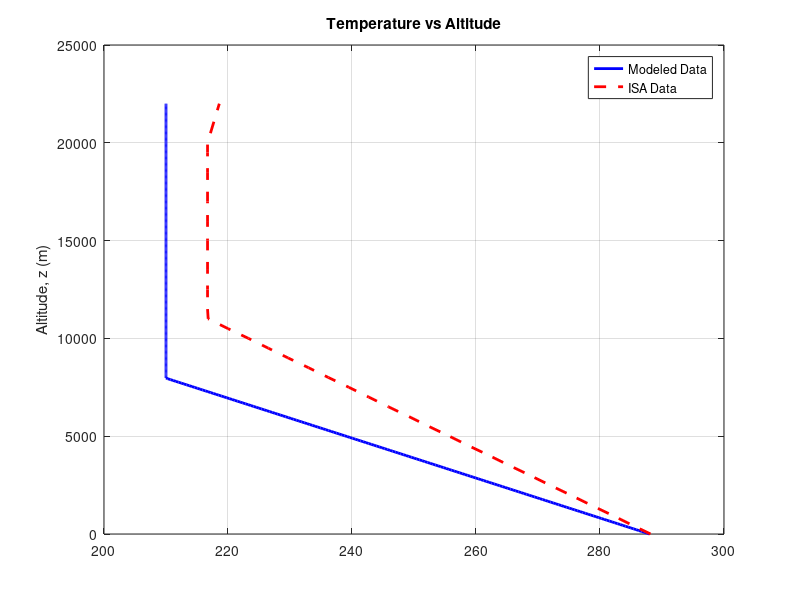
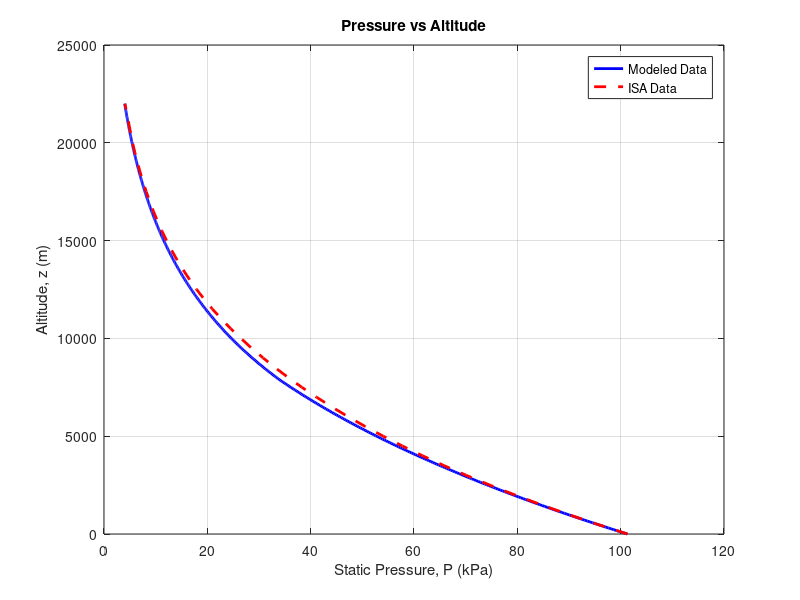

The MATLAB source for these figures, in order:
clc;clear;clear all;
%% module 1

% Constants
gamma = 1.4;        % Specific heat ratio
R = 286.9;          % Specific gas constant in J/(kg*K)
z_star = 8404;      % Scale height in meters
T_s = 288.0;        % Standard temperature at sea level in Kelvin
p_s = 101.3;        % Standard pressure at sea level in kPa

% Input Parameters
z = linspace(0, 22000, 500);  % Altitude range from 0 to 25,000 meters

% Initialize arrays for temperature and pressure
T1 = zeros(size(z));
p1 = zeros(size(z));

% Calculate T and P for each altitude
for i = 1:length(z)
    if z(i) < 7958  % Within the troposphere
        T1(i) = T_s * (1 - (((gamma - 1) / gamma) * (z(i) / z_star)));
        p1(i) = p_s * ((1 - (((gamma - 1) / gamma) * (z(i) / z_star)))^(gamma / (gamma - 1)));
    else             % In the tropopause
        T1(i) = 210.0;  % Constant temperature in tropopause
        p1(i) = 33.6 * exp(-(z(i) - 7958) / 6605);
    end
end

% International Standard Atmosphere (ISA) data
z_isa = [0, 500, 1000, 1500, 2000, 2500, 3000, 3500, 4000, 4500, 5000, ...
         5500, 6000, 6500, 7000, 7500, 8000, 8500, 9000, 9500, 10000, ...
         10500, 11000, 11500, 12000, 12500, 13000, 13500, 14000, ...
         14500, 15000, 15500, 16000, 16500, 17000, 17500, 18000, ...
         18500, 19000, 19500, 20000, 22000];
T_isa = [288.15, 284.9, 281.7, 278.4, 275.2, 271.9, 268.7, 265.4, ...
         262.2, 258.9, 255.7, 252.4, 249.2, 245.9, 242.7, 239.5, ...
         236.2, 233, 229.7, 226.5, 223.3, 220, 216.8, 216.7, ...
         216.7, 216.7, 216.7, 216.7, 216.7, 216.7, 216.7, 216.7, ...
         216.7, 216.7, 216.7, 216.7, 216.7, 216.7, 216.7, 216.7, 216.7 218.6];
p_isa = [101.325, 95.46, 89.88, 84.56, 79.5, 74.69, 70.12, 65.78, ...
         61.66, 57.75, 54.05, 50.54, 47.22, 44.08, 41.11, 38.3, ...
         35.65, 33.15, 30.8, 28.58, 26.5, 24.54, 22.7, 20.98, ...
         19.4, 17.93, 16.58, 15.33, 14.17, 13.1, 12.11, 11.2, ...
         10.35, 9.572, 8.85, 8.182, 7.565, 6.995, 6.467, 5.98, 5.529, 4.047];

% Plot T vs z
figure;
plot(T1, z, 'b-', 'LineWidth', 2); % Modeled data
hold on;
plot(T_isa, z_isa, 'r--', 'LineWidth', 2); % ISA data
ylabel('Altitude, z (m)');
zlabel('Static Temperature, T (K)');
title('Temperature vs Altitude');
legend('Modeled Data', 'ISA Data');
grid on;

% Plot P vs z
figure;
plot(p1,z, 'b-', 'LineWidth', 2); % Modeled data
hold on;
plot(p_isa, z_isa, 'r--', 'LineWidth', 2); % ISA data
ylabel('Altitude, z (m)');
xlabel('Static Pressure, P (kPa)');
title('Pressure vs Altitude');
legend('Modeled Data', 'ISA Data');
grid on;
